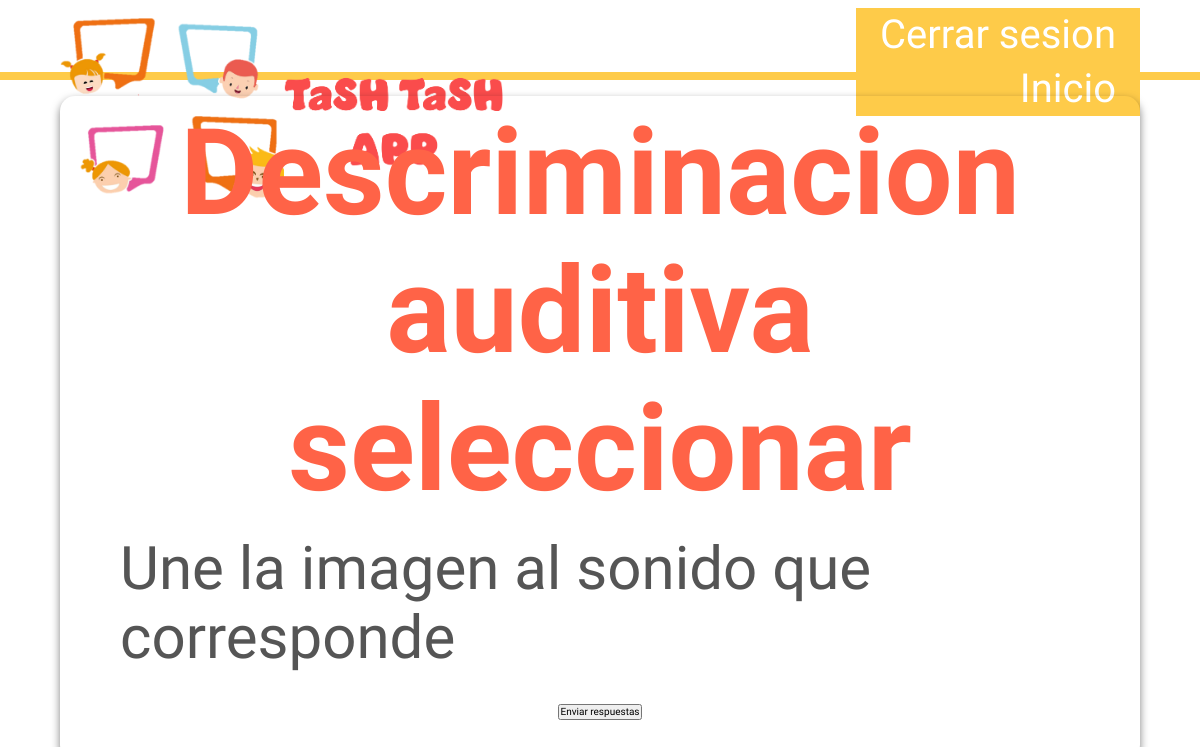
The app's page /discriminacion_auditiva/discriminacion_auditiva_seleccionar/ (signed in), older data.
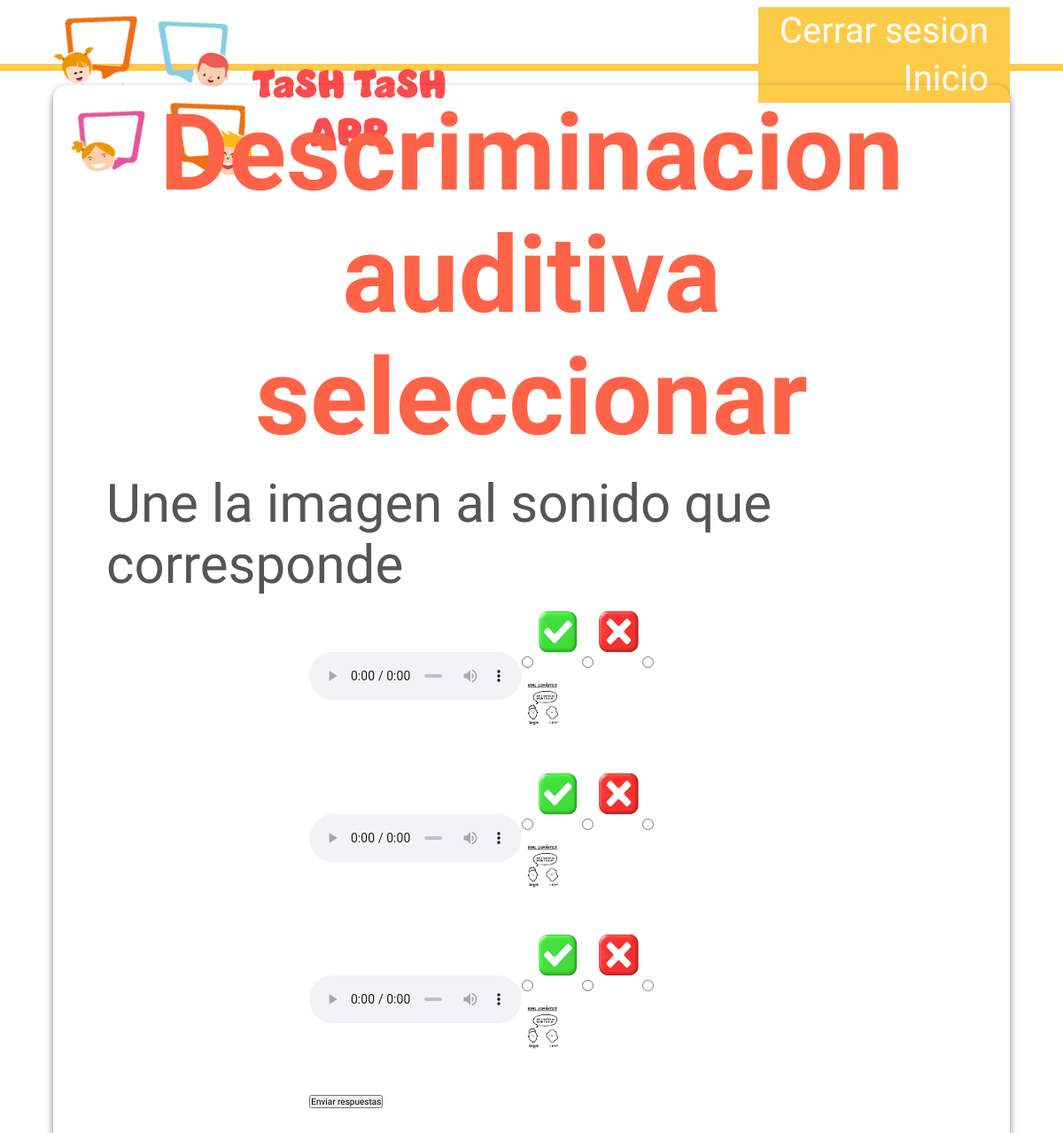
The same page, newer data.
### discriminacion_auditiva/models.py (models this page shows, shortened)
class Discriminacion_auditiva_seleccionar_info(models.Model):
    nombre= models.TextField(max_length=100, verbose_name="nombre")
    imagen = models.ImageField(upload_to='fotos/', null=False, verbose_name="imagen")
    audio  = models.FileField(upload_to='audios/', null=False, verbose_name="audio")

### discriminacion_auditiva/views.py (the view, shortened to what this page needs)
class Discriminacion_auditiva_seleccionar_view(LoginRequiredMixin, ListView):
    model = Discriminacion_auditiva_seleccionar_info
    template_name = 'discriminacion_auditiva/discriminacion_auditiva_seleccionar.html'
    context_object_name = 'instrucciones'
    def generate_queryset(self):
        model = Discriminacion_auditiva_seleccionar_info.objects.all()
        lista_model = list(model)
        longitud = len(lista_model)
        if longitud < 4:
            return model
        modulos_seleccionados = random.sample(range(1,longitud), 4)
        queryset = [registro for registro in lista_model if registro.id in modulos_seleccionados]
        return queryset
    def get_queryset(self):
        if not hasattr(self, '_queryset'):
            self._queryset = self.generate_queryset()
        return self._queryset

### discriminacion_auditiva/templates/discriminacion_auditiva/discriminacion_auditiva_seleccionar.html (shortened to what this page needs)
{% extends "base.html" %}
{% load static %}
{% block extra_styles %}
    <link rel="stylesheet" href="{% static 'css/style_dis_auditiva_seleccionar.css' %}">
{% endblock extra_styles %}
{% block content %}
<div class="content">
    <h2>Descriminacion auditiva seleccionar</h2>
    <p>Une la imagen al sonido que corresponde </p>
    <form method="post" action="{% url 'discriminacion_auditiva_seleccionar' %}">
        <ul>
        {% for instruccion in instrucciones %}
            <li>
                <audio controls>
                    <source src="{{instruccion.audio.url}}" type="audio/mp3">
                </audio>
                <div>
                    {% for opcion in instrucciones %}
                        <label>
                            <input type="radio" name="respuesta_{{ forloop.parentloop.counter }}" value="{{opcion.imagen.url}}">
                            <img src="{{opcion.imagen.url}}" alt="imagen" style="width: 50px; height: 50px;">
                        </label>
                    {% endfor %}
                </div>
            </li>
        {% endfor %}
        </ul>
        <button type="submit">Enviar respuestas</button>
    </form>
</div>
{% endblock content %}

Row changes from the older to the newer data that the page shows:
added Discriminacion_auditiva_seleccionar_info: imagen (picture)
added Discriminacion_auditiva_seleccionar_info: imagen (picture)
added Discriminacion_auditiva_seleccionar_info: imagen (picture)
